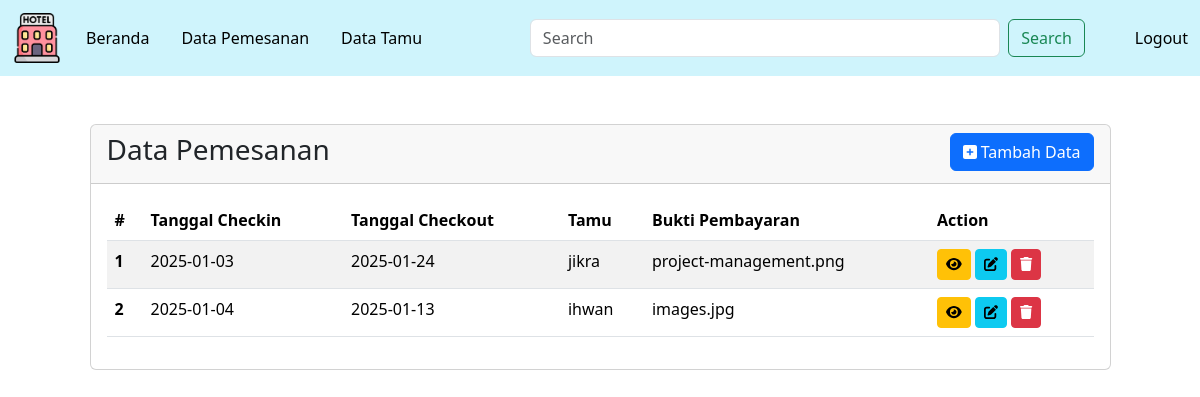
The page /pemesanan/index.php on the database its author committed.
### tables this page shows
CREATE TABLE `pemesanan` (
  `id_pemesanan` int(12) NOT NULL,
  `tanggal_checkin` date NOT NULL,
  `tanggal_checkout` date NOT NULL,
  `id_tamu` int(12) NOT NULL,
  `bukti_pembayaran` varchar(255) NOT NULL DEFAULT 'default'
);

CREATE TABLE `tamu` (
  `id_tamu` int(12) NOT NULL,
  `nama_tamu` varchar(50) NOT NULL,
  `nomor_identitas` varchar(35) NOT NULL
);

### pemesanan/index.php (the view, shortened to what this page needs)
<!DOCTYPE html>
<html lang="en">
<head>
    <link rel="stylesheet" href="../css/bootstrap.css">
    <link rel="stylesheet" href="../css/all.css">
</head>
<body>
<?php
    include_once('../navbar.php');
?>
<div class="container">
    <div class="row mt-5">
        <div class="col-11 m-auto">
            <div class="card">
                <div class="card-header">
                    <h3 class="float-start">Data Pemesanan</h3>
                    <span class="float-end">
                        <a class="btn btn-primary" href="form.php">
                            <i class="fa-solid fa-square-plus"></i> Tambah Data
                        </a>
                    </span>
                </div>
                <div class="card-body">
                    <table class="table table-striped">
                        <thead>
                            <tr>
                                <th scope="col">#</th>
                                <th scope="col">Tanggal Checkin</th>
                                <th scope="col">Tanggal Checkout</th>
                                <th scope="col">Tamu</th>
                                <th scope="col">Bukti Pembayaran</th>
                                <th scope="col">Action</th>
                            </tr>
                        </thead>
                        <tbody>
                            <?php
                            include("../koneksi.php");
                            $tampil = "
                                SELECT pemesanan.*, tamu.nama_tamu
                                FROM pemesanan
                                LEFT JOIN tamu ON pemesanan.id_tamu = tamu.id_tamu
                            ";
                            $proses = mysqli_query($koneksi, $tampil);
                            if (mysqli_num_rows($proses) > 0) {
                                $nomor = 1;
                                while ($data = mysqli_fetch_assoc($proses)) {
                            ?>
                            <tr>
                                <th scope="row"><?=$nomor++?></th>
                                <td><?=$data['tanggal_checkin']?></td>
                                <td><?=$data['tanggal_checkout']?></td>
                                <td><?=$data['nama_tamu']?></td>
                                <td><?=$data['bukti_pembayaran']?></td>
                                <td>
                            <button type="button" class="btn btn-warning btn-sm" data-bs-toggle="modal" data-bs-target="#detail<?=$data['id_pemesanan']?>">
                            <i class="fa-solid fa-eye"></i>
                            </button>
                                    <a class="btn btn-info btn-sm" href="edit.php?id_pemesanan=<?=$data['id_pemesanan']?>">
                                        <i class="fa fa-pen-to-square"></i>
                                    </a>
                                    <button type="button" class="btn btn-danger btn-sm" data-bs-toggle="modal" data-bs-target="#hapus<?=$data['id_pemesanan']?>">
                                        <i class="fa-solid fa-trash"></i>
                                    </button>
                                </td>
                            </tr>
                            <?php
                                }
                            } else {
                                echo "<tr><td colspan='6' class='text-center'>Data tidak ditemukan</td></tr>";
                            }
                            ?>
                        </tbody>
                    </table>
                </div>
            </div>
        </div>
    </div>
</div>
</body>
</html>

### navbar.php (style rules this page uses)
.btn-danger { color: #fff; text-decoration: none; }

### rows shown on the page
pemesanan: tanggal_checkin "2025-01-03", tanggal_checkout "2025-01-24", id_tamu.nama_tamu "jikra", bukti_pembayaran "project-management.png"
pemesanan: tanggal_checkin "2025-01-04", tanggal_checkout "2025-01-13", id_tamu.nama_tamu "ihwan", bukti_pembayaran "images.jpg"
